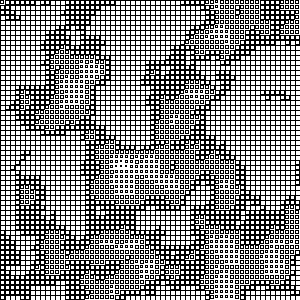
Frame 1 (no input)
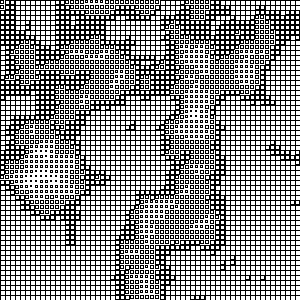
Frame 60 (the mouse pressed at the canvas centre just before this capture)
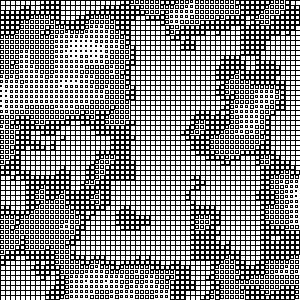
Frame 120 (the mouse held since frame 60 and released just before this capture)

The Processing sketch that drew these frames (run headless with seeded random() and noise(); from frame 60 on, the mouse is pressed at the canvas centre):

// Processing sketch: ch5_2
// ── ch5_2.pde
void setup() {
  size(300, 300);
  smooth();
}


void draw() {
  background(255);

  float xstart = random(10);
  float ynoiseInit = random(10);
  int cols = width / 5 + 1;
  int rows = height / 5;

  for (int i = 0; i < cols * rows; i++) {
    int xi = i % cols;
    int yi = i / cols;
    int x = xi * 5;
    int y = yi * 5;
    float xnoise = xstart + (xi + 1) * 0.1;
    float ynoise = ynoiseInit + (yi + 1) * 0.1;
    drawPoint(x, y, noise(xnoise, ynoise));
  }
}

void drawPoint(float x, float y, float noiseFactor) {
  float len = 10 * noiseFactor;
  rect(x, y, len, len);
}
